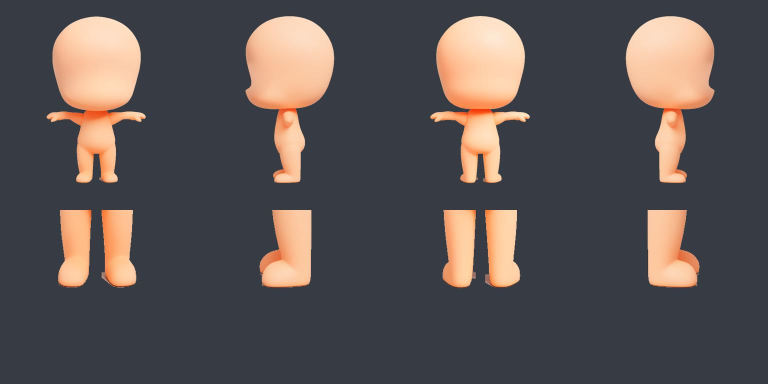
#> input picture milestones/actor_regen_20260909/inputs/review.jpg, 1536 x 768 px (shown at 1/2 size)
$ python build_actor_core_style_gate_masks.py --output-dir out --source ../../milestones/actor_regen_20260909/inputs/review.jpg
#> lines starting #> are read from the running program, lines starting #| are printed output that depends on the picture; after the words box and inside, x2 and y2 are one past the last pixel; in counts of white or black regions, pixels touching at a corner belong together
#!/usr/bin/env python3
"""Build deterministic local-edit masks for the relaxed-pose style gate.

These masks are specific to the 768 px seed-20260985 diagnostic candidate.
They isolate semantic cleanup from the already accepted-for-review silhouette:
first remove the ears, then remove the shorts-like hip seam.  The output stays
in the ignored local workspace and is never an asset-library registration.
"""

from __future__ import annotations

import argparse
import json
from pathlib import Path

from PIL import Image, ImageDraw, ImageFilter


CANVAS = (768, 768)


def save_mask(path: Path, draw_regions) -> None:
    image = Image.new("L", CANVAS, 0)
#> image: PIL image 768x768 L; every value is 0
    draw = ImageDraw.Draw(image)
    draw_regions(draw)
    path.parent.mkdir(parents=True, exist_ok=True)
    image.save(path)
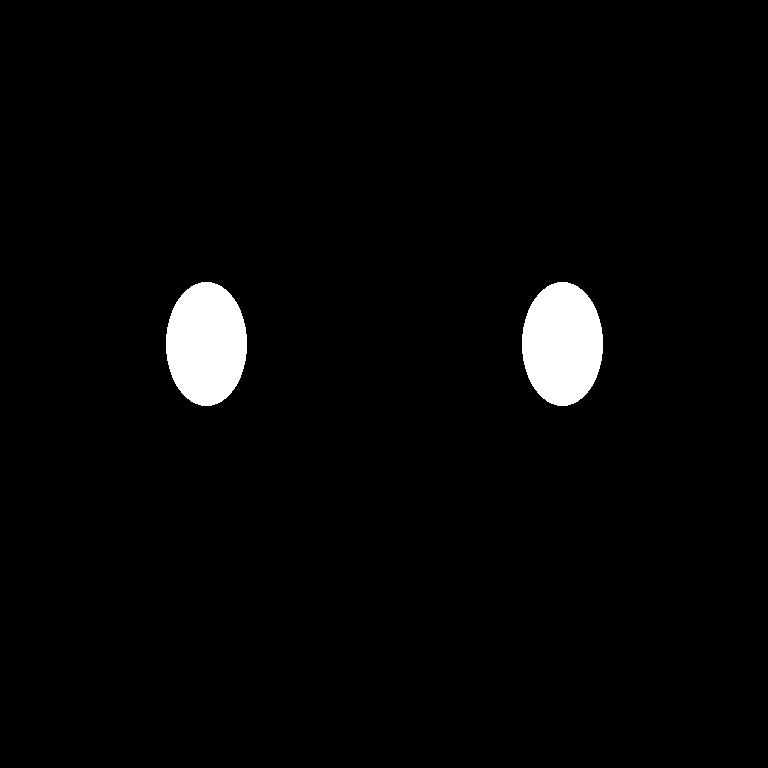
#> saved as seed20260985_remove_ears_mask.png: PIL image 768x768 L; 2.7% white; 2 white regions, box (x1, y1, x2, y2) and area: (166, 282, 247, 406) 7892, (522, 282, 603, 406) 7892


def main() -> int:
    parser = argparse.ArgumentParser()
    parser.add_argument("--output-dir", type=Path, required=True)
    parser.add_argument(
        "--source",
        type=Path,
        help="Optional 768 px candidate used to build an earless inpaint guide",
    )
    args = parser.parse_args()

    ear_boxes = [(166, 282, 246, 405), (522, 282, 602, 405)]
    hip_box = (278, 548, 490, 686)

    ear_path = args.output_dir / "seed20260985_remove_ears_mask.png"
    hip_path = args.output_dir / "seed20260985_smooth_hip_mask.png"

    save_mask(
        ear_path,
        lambda draw: [draw.ellipse(box, fill=255) for box in ear_boxes],
    )
    save_mask(
        hip_path,
        lambda draw: draw.rounded_rectangle(hip_box, radius=42, fill=255),
    )
#> in save_mask (call 2), `image.save(path)`:
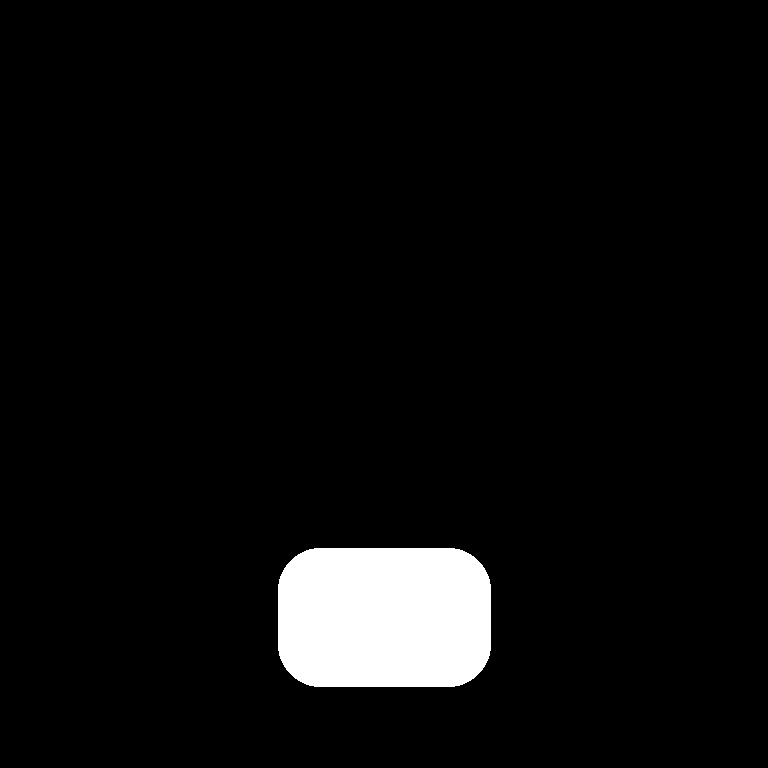
#> saved as seed20260985_smooth_hip_mask.png: PIL image 768x768 L; 4.8% white; 1 white region, box (x1, y1, x2, y2) and area: (278, 548, 491, 687) 28035

    prepaint_path = None
    if args.source:
        source = Image.open(args.source).convert("RGB")
#> source is the input picture: PIL image 1536x768 RGB; mean R, G, B 89.2, 82.3, 82.5
        if source.size != CANVAS:
#> (the run stopped early here; a loop or call above may not have finished)
